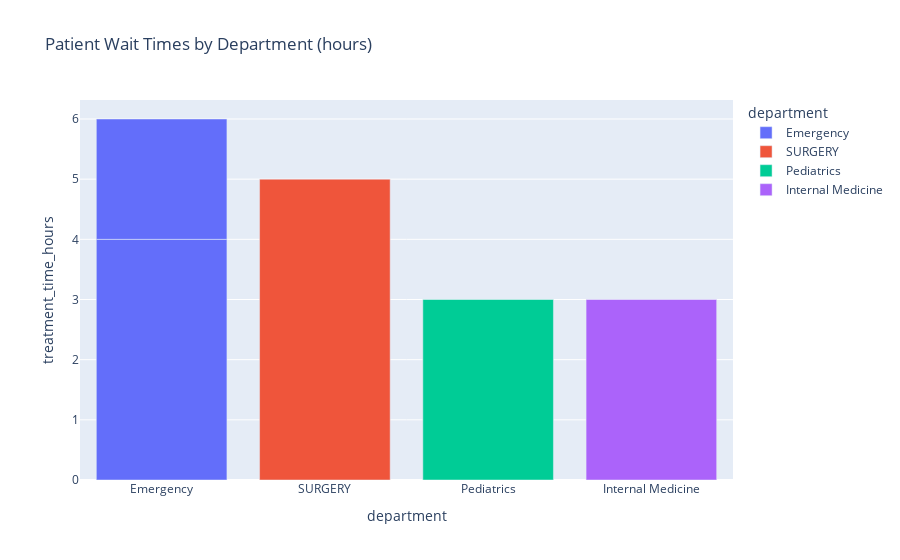

Notebook source saved alongside this figure:
### Code cell
fig = px.bar(df,x='department',y='treatment_time_hours',title='Patient Wait Times by Department (hours)',color='department')
fig

### Figure 1 — Plotly figure (JSON) as saved in the notebook; plotly's stock layout.template omitted (floating-point values rounded to 4 significant figures)
{"data": [{"hovertemplate": "department=%{x}<br>treatment_time_hours=%{y}<extra></extra>", "legendgroup": "Emergency", "marker": {"color": "#636efa", "pattern": {"shape": ""}}, "name": "Emergency", "orientation": "v", "showlegend": true, "textposition": "auto", "type": "bar", "x": ["Emergency", "Emergency"], "xaxis": "x", "y": [4.0, 2.0], "yaxis": "y"}, {"hovertemplate": "department=%{x}<br>treatment_time_hours=%{y}<extra></extra>", "legendgroup": "SURGERY", "marker": {"color": "#EF553B", "pattern": {"shape": ""}}, "name": "SURGERY", "orientation": "v", "showlegend": true, "textposition": "auto", "type": "bar", "x": ["SURGERY"], "xaxis": "x", "y": [5.0], "yaxis": "y"}, {"hovertemplate": "department=%{x}<br>treatment_time_hours=%{y}<extra></extra>", "legendgroup": "Pediatrics", "marker": {"color": "#00cc96", "pattern": {"shape": ""}}, "name": "Pediatrics", "orientation": "v", "showlegend": true, "textposition": "auto", "type": "bar", "x": ["Pediatrics"], "xaxis": "x", "y": [3.0], "yaxis": "y"}, {"hovertemplate": "department=%{x}<br>treatment_time_hours=%{y}<extra></extra>", "legendgroup": "Internal Medicine", "marker": {"color": "#ab63fa", "pattern": {"shape": ""}}, "name": "Internal Medicine", "orientation": "v", "showlegend": true, "textposition": "auto", "type": "bar", "x": ["Internal Medicine"], "xaxis": "x", "y": [3.0], "yaxis": "y"}], "layout": {"barmode": "relative", "legend": {"title": {"text": "department"}, "tracegroupgap": 0}, "title": {"text": "Patient Wait Times by Department (hours)"}, "xaxis": {"anchor": "y", "categoryarray": ["Emergency", "SURGERY", "Pediatrics", "Internal Medicine"], "categoryorder": "array", "domain": [0, 1], "title": {"text": "department"}}, "yaxis": {"anchor": "x", "domain": [0, 1], "title": {"text": "treatment_time_hours"}}}}
